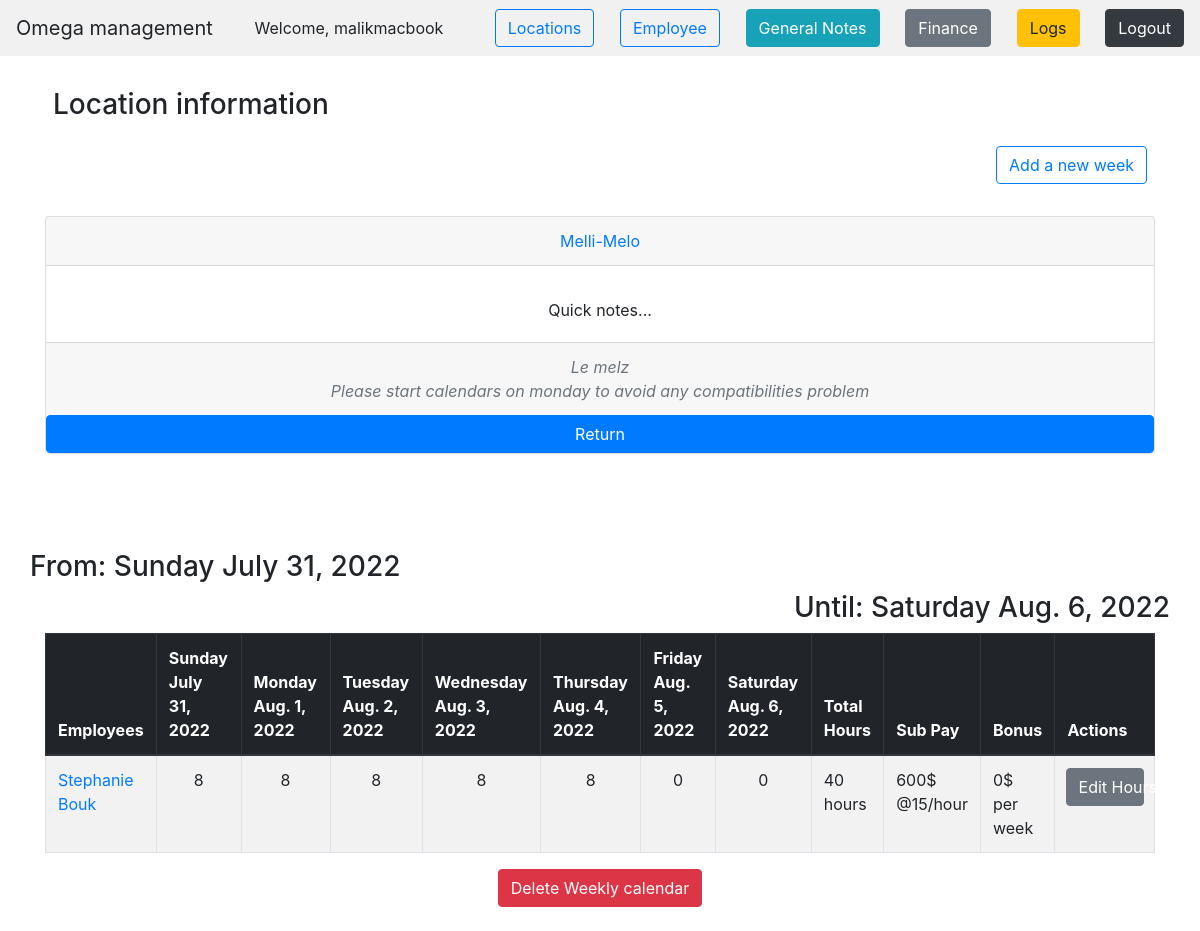
Screenshot of /employee_management/locations/view_location/19 (signed in) with the database file from the repository.
### employee_management/models.py (models this page shows, shortened)
class LocationForWorking(models.Model):
    location_name = models.CharField(max_length=100, null=True)
    notes = models.CharField(max_length=500, null=True, blank=True)
    def __str__(self):
        return f"{self.location_name}"

class WeeklyCalendarFromLocation(models.Model):
    location_place = models.ForeignKey(
        LocationForWorking, on_delete=models.CASCADE, db_constraint=False, null=True
    )
    start_date_week = models.DateField(null=True)
    def __str__(self):
        return f"{self.location_place}:{self.start_date_week}"

class EmployeeBaseInformation(models.Model):
    first_name = models.CharField(max_length=100)
    last_name = models.CharField(max_length=100)
    place = models.ForeignKey(
        LocationForWorking, on_delete=models.CASCADE, db_constraint=False, null=True
    )
    phone_number = models.IntegerField(null=True)
    start_date = models.DateField(null=True)
    salary = models.IntegerField(null=True)
    bonus = models.IntegerField(null=True)
    is_driver = models.BooleanField(null=True)
    notes = models.CharField(max_length=500, blank=True, null=True)

class WeeklyHoursForEachEmployeeAndLocation(models.Model):
    specific_weekly_calendar = models.ForeignKey(
        WeeklyCalendarFromLocation, on_delete=models.CASCADE
    )
    specific_employee_working = models.ForeignKey(
        EmployeeBaseInformation, on_delete=models.CASCADE
    )
    monday_num_hours = models.PositiveIntegerField(
        null=True, default=0, validators=[MinValueValidator(0), MaxValueValidator(15)]
    )
    tuesday_num_hours = models.PositiveIntegerField(
        null=True, default=0, validators=[MinValueValidator(0), MaxValueValidator(15)]
    )
    wednesday_num_hours = models.PositiveIntegerField(
        null=True, default=0, validators=[MinValueValidator(0), MaxValueValidator(15)]
    )
    thursday_num_hours = models.PositiveIntegerField(
        null=True, default=0, validators=[MinValueValidator(0), MaxValueValidator(15)]
    )
    friday_num_hours = models.PositiveIntegerField(
        null=True, default=0, validators=[MinValueValidator(0), MaxValueValidator(15)]
    )
    saturday_num_hours = models.PositiveIntegerField(
        null=True, default=0, validators=[MinValueValidator(0), MaxValueValidator(15)]
    )
    sunday_num_hours = models.PositiveIntegerField(
        null=True, default=0, validators=[MinValueValidator(0), MaxValueValidator(15)]
    )
    def __str__(self):
        return f"{self.specific_employee_working.first_name}:{self.specific_weekly_calendar}\n\n\n\t\t\t:{self.monday_num_hours}:{self.tuesday_num_hours}:{self.wednesday_num_hours}:{self.thursday_num_hours}:{self.friday_num_hours}:{self.saturday_num_hours}:{self.sunday_num_hours}"

### employee_management/views.py (the view)
@login_required(login_url=LOGIN_URL)
def view_location(request, location_id):
    specific_location = LocationForWorking.objects.get(pk=location_id)
    new_dct = {}
    all_weekly_calendar_from_specific_location = (
        WeeklyCalendarFromLocation.objects.filter(location_place=specific_location)
    )
    for weekly_calendar in all_weekly_calendar_from_specific_location:
        lst = []
        for employee in EmployeeBaseInformation.objects.filter(place=specific_location):
            try:
                total_hours = sum(
                    [
                        int(hour)
                        for hour in str(
                            WeeklyHoursForEachEmployeeAndLocation.objects.get(
                                specific_employee_working=employee,
                                specific_weekly_calendar=weekly_calendar,
                            )
                        ).split(":")[-7:]
                    ]
                )
                pay_without_bonus = total_hours * employee.salary
                bonus = employee.bonus if employee.bonus else 0
            except (ObjectDoesNotExist, ValueError):
                total_hours = 0
                pay_without_bonus = 0
                bonus = 0
            lst.append(
                (
                    employee,
                    WeeklyHoursForEachEmployeeAndLocation.objects.filter(
                        specific_employee_working=employee
                    ).filter(specific_weekly_calendar=weekly_calendar),
                    (total_hours, pay_without_bonus, bonus),
                )
            )
        starting_day = weekly_calendar.start_date_week
        ending_day = starting_day + datetime.timedelta(days=6)
        lst_day_with_name = []
        number_to_day_week = {
            0: "Monday",
            1: "Tuesday",
            2: "Wednesday",
            3: "Thursday",
            4: "Friday",
            5: "Saturday",
            6: "Sunday",
        }
        [
            lst_day_with_name.append(
                (
                    starting_day + datetime.timedelta(days=i),
                    number_to_day_week[
                        (starting_day + datetime.timedelta(days=i)).weekday()
                    ],
                )
            )
            for i in range(0, 7)
        ]
        new_dct[weekly_calendar, tuple(lst_day_with_name)] = lst
    return render(
        request,
        "employee_management/location_view.html",
        {"specific_location": specific_location, "new_dct": new_dct, "id": "abcbcbc"},
    )

### employee_management/templates/employee_management/location_view.html (shortened to what this page needs)
<!DOCTYPE html>
<html lang="en">
<head>
    <link rel="stylesheet" href="https://cdnjs.cloudflare.com/ajax/libs/twitter-bootstrap/4.1.1/css/bootstrap.css">
    <link rel="stylesheet" href="https://cdn.datatables.net/1.10.19/css/dataTables.bootstrap4.min.css">
    <link rel="stylesheet" href="https://cdn.datatables.net/buttons/1.5.2/css/buttons.bootstrap4.min.css">
    <link rel="stylesheet" href="https://cdn.datatables.net/responsive/2.2.3/css/responsive.bootstrap4.min.css">
</head>
<body>
    <nav class="navbar navbar-light justify-content-between sticky-top" style="background-color: #f1f1f1">
        <a class="navbar-brand">Omega management</a>
        {% if user.is_authenticated %}
        <div class="nav-item">
            <a>Welcome, {{user.username}}</a>
        </div>
        {% endif %}
        <a class="btn btn-outline-primary" href="/employee_management/locations">
            Locations
        </a>
        <a href="/employee_management">
            <input type="button" class="btn btn-outline-primary text-center" value="Employee">
        </a>
        <a class="btn btn-info" href="/employee_management/view_general_notes">
            General Notes
        </a>
        <form class="form-inline">
            <a href="/contract_management">
                <input type="button" class="btn btn-secondary text-center" value="Finance">
            </a>
        </form>
        <div class="nav-item">
            <a class="btn btn-warning" href="/employee_management/view_logs">Logs</a>
        </div>
        <div class="nav-item">
            <a class="btn btn-dark" href="/employee_management/logout">Logout</a>
        </div>
    </nav>
    <div class="container">
        <br>
        <div class="d-flex justify-content-start">
            <div class="p-2">
                <h3>Location information</h3>
            </div>
        </div>
        <div class="d-flex justify-content-end">
            <div class="p-2">
                <a class="btn btn-outline-primary" href="{% url 'add-calendar' specific_location.id %}">
                    Add a new week
                </a>
            </div>
        </div>
        <br>
        <div class="card text-center">
            <div class="card-header">
                <a href="{% url 'edit-location' specific_location.id%}" class="font-weight-bolder text-decoration-none">
                    {{specific_location.location_name}}
                </a>
            </div>
            <div class="card-body">
                <p class="card-text">
                    {% if specific_location.notes == None %}
                    Quick notes...
                    {% else %}
                    {{specific_location.notes}}
                    {% endif%}
                </p>
            </div>
            <div class="card-footer text-muted font-italic">
                Le melz
                <br>
                Please start calendars on monday to avoid any compatibilities problem
            </div>
            <a href="/employee_management/locations" class="btn btn-primary">Return</a>
        </div>
        <br><br>
        {% for week, employee in new_dct.items %}
        <br><br>
        <div class="row d-flex justify-content-start">
            <h3>
                From: {{week.1.0.1}} {{week.1.0.0}}
            </h3>
        </div>
        <div class="row d-flex justify-content-end">
            <h3>
                Until: {{week.1.6.1}} {{week.1.6.0}}
            </h3>
        </div>
            <table id=example class="table table-striped table-bordered dt-responsive nowrap" cellspacing="0" width="100%">
                <thead class="thead-dark">
                    <tr>
                        <th class="all" scope="col">Employees</th>
                        <th class="all" scope="col">{{week.1.0.1}} {{week.1.0.0}}</th>
                        <th class="all" scope="col">{{week.1.1.1}} {{week.1.1.0}}</th>
                        <th class="all" scope="col">{{week.1.2.1}} {{week.1.2.0}}</th>
                        <th class="all" scope="col">{{week.1.3.1}} {{week.1.3.0}}</th>
                        <th class="all" scope="col">{{week.1.4.1}} {{week.1.4.0}}</th>
                        <th class="all" scope="col">{{week.1.5.1}} {{week.1.5.0}}</th>
                        <th class="all" scope="col">{{week.1.6.1}} {{week.1.6.0}}</th>
                        <th class="all" scope="col">Total Hours</th>
                        <th class="all" scope="col">Sub Pay</th>
                        <th class="all" scope="col">Bonus</th>
                        <th>Actions</th>
                    </tr>
                </thead>
                    {% for emp in employee %}
                    {% if emp.0.is_driver == True %}
                    <tr class="table-info">
                        {% else %}
                    <tr>
                        {% endif %}
                        <td>
                            <a href="{% url 'view-employee' emp.0.id%}" class="font-weight-bolder text-decoration-none">
                                {{emp.0.first_name}} {{emp.0.last_name}}
                            </a>
                        </td>
                        {% if emp.1|length != 0 %}
                        {% for work in emp.1 %}
                        <td class="text-center">{{work.monday_num_hours}}</td>
                        <td class="text-center">{{work.tuesday_num_hours}}</td>
                        <td class="text-center">{{work.wednesday_num_hours}}</td>
                        <td class="text-center">{{work.thursday_num_hours}}</td>
                        <td class="text-center">{{work.friday_num_hours}}</td>
                        <td class="text-center">{{work.saturday_num_hours}}</td>
                        <td class="text-center">{{work.sunday_num_hours}}</td>
                        <td>{{emp.2.0}} hours</td>
                        <td>{{emp.2.1}}$ <br> @{{emp.0.salary}}/hour</td>
                        <td>{{emp.2.2}}$ per week</td>
                        {% endfor %}
                        {% endif %}
                        <td>
                            {% if emp.1|length != 0 %}
                            {% for work in emp.1 %}
                            <div class="row d-flex justify-content-center">
                                <a href="{% url 'edit-hours' specific_location.id week.0.id emp.0.id work.id%}"
                                    class="btn btn-secondary h-25 w-75">
                                    Edit Hours
                                </a>
                            </div>
                            <br>
                            {% endfor %}
                            {% else %}
                            <div class="row d-flex justify-content-center">
                                <a href="{% url 'add-hours' specific_location.id week.0.id emp.0.id%}" class="btn btn-info">
                                    Add Hours
                                </a>
                            </div>
                            {% endif %}
                        </td>
                    </tr>
                    {% endfor %}
            </table>
        <div class="row d-flex justify-content-center">
            <a onclick="return confirm('Are you sure you want to delete this?')"
                href="{% url 'delete-calendar' specific_location.id week.0.id %}" class="btn btn-danger">
                Delete Weekly calendar
            </a>
        </div>
        <br>
        {% endfor %}
    </div>
</body>
</html>

### rows the page displays
LocationForWorking: location_name "Melli-Melo"
WeeklyCalendarFromLocation: week "Sunday", start_date_week "July 31, 2022", week "Saturday", week "Aug. 6, 2022", week "Monday", week "Aug. 1, 2022", week "Tuesday", week "Aug. 2, 2022", week "Wednesday", week "Aug. 3, 2022", week "Thursday", week "Aug. 4, 2022", week "Friday", week "Aug. 5, 2022"
EmployeeBaseInformation: first_name "Stephanie", last_name "Bouk", salary "15"
WeeklyHoursForEachEmployeeAndLocation: monday_num_hours "8", tuesday_num_hours "8", wednesday_num_hours "8", thursday_num_hours "8", friday_num_hours "8", saturday_num_hours "0", sunday_num_hours "0", emp "40", emp "600", emp "0"

### other values shown
{{ user.username }} "malikmacbook"
